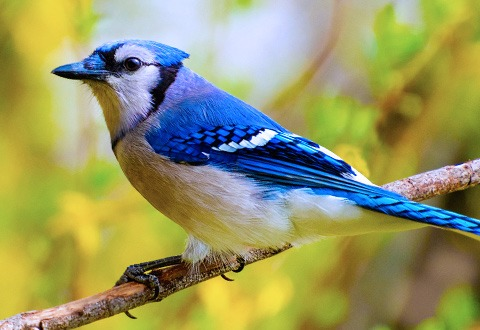
#> input picture MODULE 18/images/bird_image.jpg, 480 x 330 px, found by its file name
$ python edge_detection.py
#> lines starting #> are read from the running program, lines starting #| are printed output that depends on the picture
# Canny Edge Detection
# Noise Reduction
# Intensity of the gradient of the image
# Non-maximum supperssion
# Thresholding

import cv2
import numpy as np

img = cv2.imread(r"C:\Users\Abhishek Thakur\OneDrive\Documents\GitHub\Tute-Dude-advaced-python-course\MODULE 18\images\bird_image.jpg")
#> img is the input picture: shape (330, 480, 3); mean B, G, R 101, 151.5, 150.6

resize = cv2.resize(img,(500, 450))
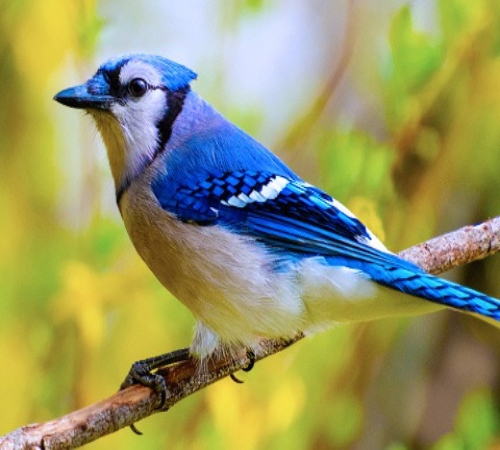
#> resize: shape (450, 500, 3); mean B, G, R 100.9, 151.4, 150.5

min_thresh = 100
max_thresh = 200
edges = cv2.Canny(resize, min_thresh, max_thresh)
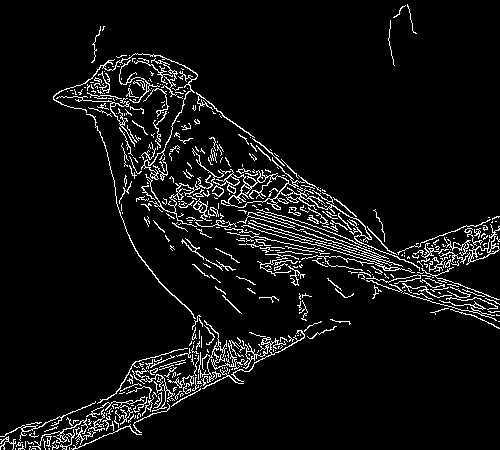
#> edges: shape (450, 500); 6.4% white in thin lines or dots
cv2.imshow("Original Image", resize)
cv2.imshow("Edge Image", edges)

cv2.waitKey(0)
cv2.destroyAllWindows()

$ run again, with MODULE 18/images/example_image.jpg copied over MODULE 18/images/bird_image.jpg
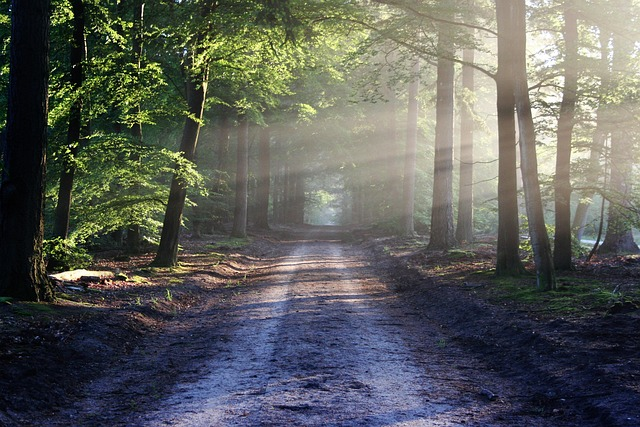
#> input picture MODULE 18/images/example_image.jpg, 640 x 427 px, found by its file name
#> img is the input picture: shape (427, 640, 3); mean B, G, R 90.5, 94.6, 92.2
#> `resize = cv2.resize(img,(500, 450))`:
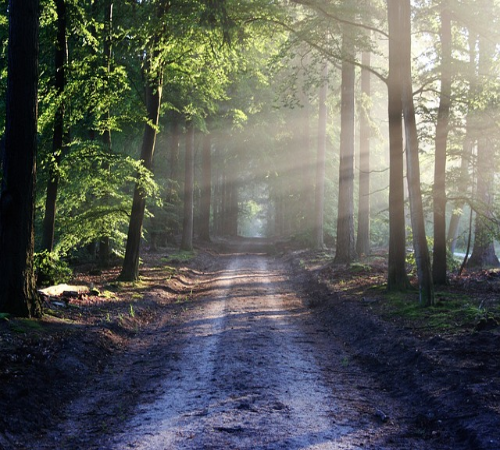
#> resize: shape (450, 500, 3); mean B, G, R 90.3, 94.4, 92.1
#> `edges = cv2.Canny(resize, min_thresh, max_thresh)`:
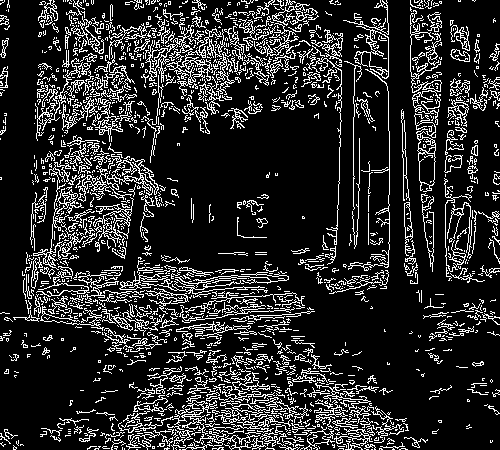
#> edges: shape (450, 500); 16.5% white in thin lines or dots
